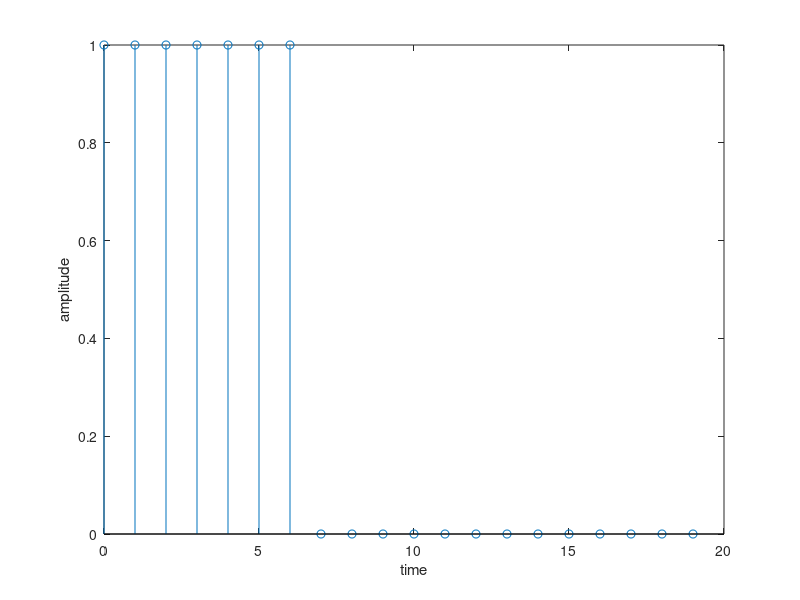
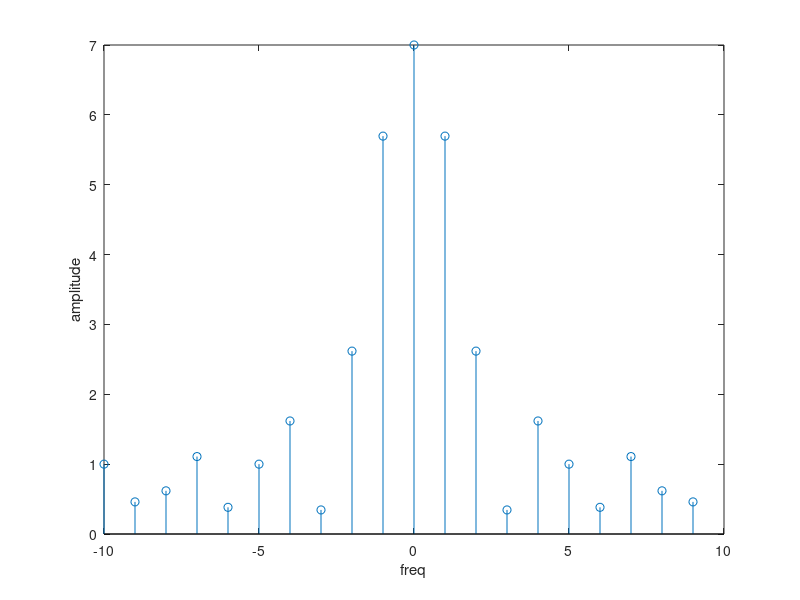
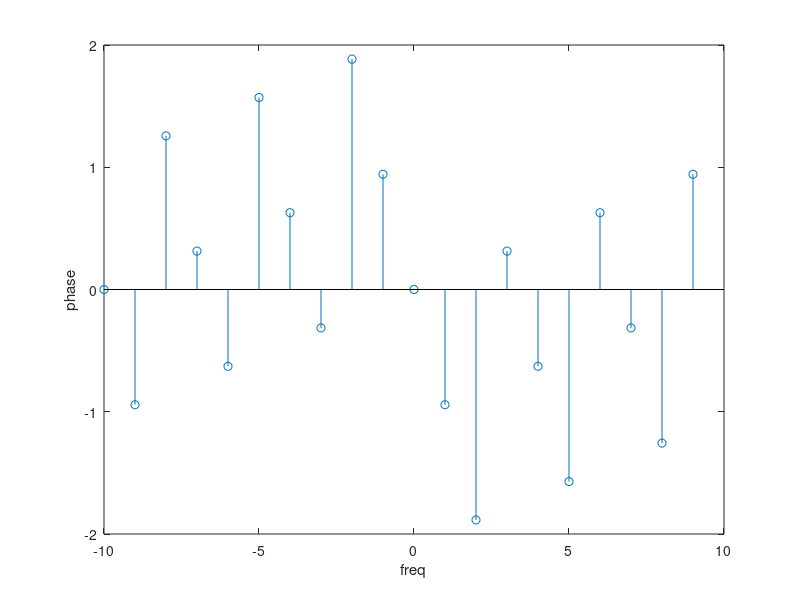
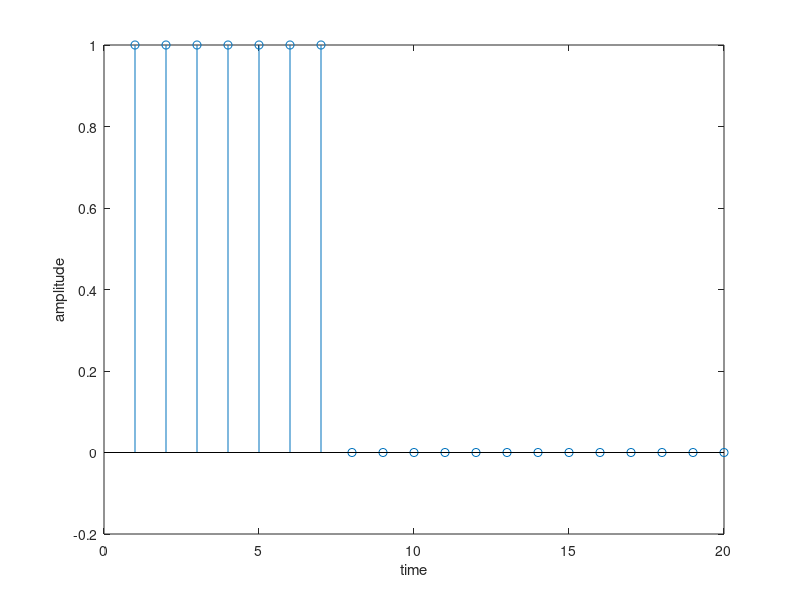

Here is the MATLAB script that generated these plots, in order:
n = [ 0 : 1 : 19] ; 
N = length(n) ; 
x = zeros(N,1); 
x(1:7) = 1 ;

k = -(N/2 ) : (N/2)-1; 
X = fft(x);
X = fftshift(X); 
Xm = abs(X) ; 
Xp = angle(X);

figure(1);
stem(n,x)
xlabel('time')
ylabel('amplitude')

figure(2)
stem(k,Xm)
xlabel('freq')
ylabel('amplitude')

figure(3) 
stem(k,Xp)
xlabel('freq')
ylabel('phase')

%inverse Fourier 
x1 = ifftshift(X) ; 
x1 = ifft(x1); 

figure(4)
stem(x1)
xlabel('time')
ylabel('amplitude')

xreal = real(x1); 
ximag = imag(x1);
figure(5)
p1 = stem(xreal);
hold on 
p2 =stem(ximag);
xlabel('time')
ylabel('amplitude')
legend([p1,p2],{'real(x)', 'imaginary(x)'})